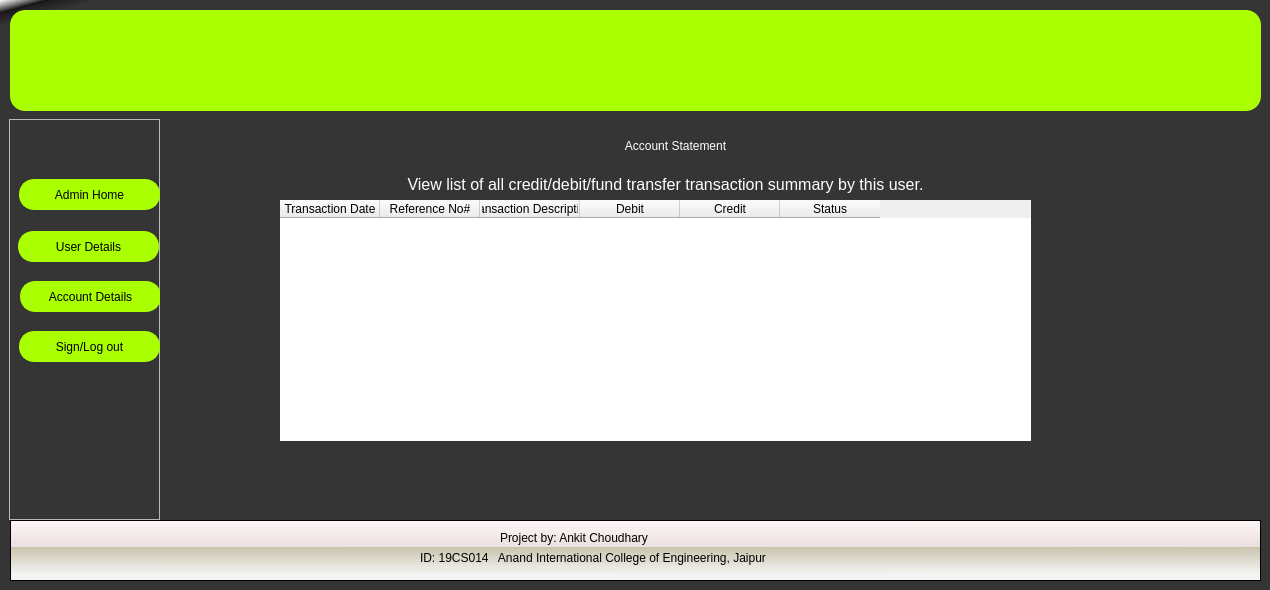
<?xml version="1.0" encoding="UTF-8"?>
<ui version="4.0">
 <class>Account_Statement</class>
 <widget class="QWidget" name="Account_Statement">
  <property name="geometry">
   <rect>
    <x>0</x>
    <y>0</y>
    <width>1270</width>
    <height>590</height>
   </rect>
  </property>
  <property name="minimumSize">
   <size>
    <width>1270</width>
    <height>590</height>
   </size>
  </property>
  <property name="maximumSize">
   <size>
    <width>1270</width>
    <height>590</height>
   </size>
  </property>
  <property name="windowTitle">
   <string>Form</string>
  </property>
  <property name="styleSheet">
   <string notr="true">#Account_Statement{
background-color: qlineargradient(spread:pad, x1:0, y1:0, x2:0.02, y2:0.0340909, stop:0 rgba(255, 255, 255, 255), stop:0.495 rgba(0, 0, 0, 199), stop:0.505 rgba(28, 28, 28, 255), stop:1 rgba(53, 53, 53, 255));
}
#topframe{
background-color: qconicalgradient(cx:0.000472637, cy:0, angle:227.8, stop:0 rgba(30, 0, 255, 255), stop:0.375 rgba(0, 195, 255, 252), stop:0.423533 rgba(37, 0, 255, 255), stop:0.45 rgba(0, 130, 255, 255), stop:0.477581 rgba(0, 56, 255, 252), stop:0.518717 rgba(71, 171, 255, 255), stop:0.542289 rgba(71, 171, 255, 255), stop:0.547264 rgba(68, 134, 249, 255), stop:0.55 rgba(0, 74, 255, 255), stop:0.552239 rgba(21, 93, 243, 255), stop:0.57754 rgba(102, 0, 255, 255), stop:0.625 rgba(0, 185, 255, 247), stop:1 rgba(255, 255, 0, 69));
border:none;
}
#bottomframe{
background-color: qlineargradient(spread:pad, x1:0.025, y1:0.892545, x2:0.0199005, y2:0, stop:0 rgba(244, 244, 244, 255), stop:0.495 rgba(218, 212, 186, 230), stop:0.505 rgba(236, 224, 224, 255), stop:1 rgba(253, 246, 246, 255));
}
QPushButton{
border-radius:15px;
background:#aaff00;
border:2px solid #aaff00;
font: 75 12pt &quot;MS Sans Serif&quot;;
}
#Back_btn{
background:#aaff00;
}
QLineEdit{
border-radius:15px;
border-bottom:3px solid #aaff00;
}
#text{
color:white;
	font: 75 22pt &quot;MS Sans Serif&quot;;
}
#label_3{
color:white;
}
#Account_Information_btn, #Users_Details_btn{
background:none;
border:none;
color:blue;
text-decoration: underline;
}
QTextEdit{
background:#e5fffe;
border-radius:15px;
}</string>
  </property>
  <widget class="QFrame" name="bottomframe">
   <property name="geometry">
    <rect>
     <x>10</x>
     <y>520</y>
     <width>1251</width>
     <height>61</height>
    </rect>
   </property>
   <property name="frameShape">
    <enum>QFrame::StyledPanel</enum>
   </property>
   <property name="frameShadow">
    <enum>QFrame::Raised</enum>
   </property>
   <widget class="QLabel" name="label">
    <property name="geometry">
     <rect>
      <x>490</x>
      <y>10</y>
      <width>171</width>
      <height>16</height>
     </rect>
    </property>
    <property name="text">
     <string>Project by: Ankit Choudhary </string>
    </property>
   </widget>
   <widget class="QLabel" name="label_2">
    <property name="geometry">
     <rect>
      <x>410</x>
      <y>30</y>
      <width>381</width>
      <height>16</height>
     </rect>
    </property>
    <property name="text">
     <string>ID: 19CS014   Anand International College of Engineering, Jaipur</string>
    </property>
   </widget>
  </widget>
  <widget class="QFrame" name="sideframe">
   <property name="geometry">
    <rect>
     <x>9</x>
     <y>119</y>
     <width>151</width>
     <height>401</height>
    </rect>
   </property>
   <property name="frameShape">
    <enum>QFrame::StyledPanel</enum>
   </property>
   <property name="frameShadow">
    <enum>QFrame::Raised</enum>
   </property>
   <widget class="QPushButton" name="Admin_Home_btn">
    <property name="geometry">
     <rect>
      <x>10</x>
      <y>60</y>
      <width>141</width>
      <height>31</height>
     </rect>
    </property>
    <property name="text">
     <string>Admin Home</string>
    </property>
   </widget>
   <widget class="QPushButton" name="User_Details_btn">
    <property name="geometry">
     <rect>
      <x>9</x>
      <y>112</y>
      <width>141</width>
      <height>31</height>
     </rect>
    </property>
    <property name="text">
     <string>User Details</string>
    </property>
   </widget>
   <widget class="QPushButton" name="Account_Details_btn">
    <property name="geometry">
     <rect>
      <x>11</x>
      <y>162</y>
      <width>141</width>
      <height>31</height>
     </rect>
    </property>
    <property name="text">
     <string>Account Details</string>
    </property>
   </widget>
   <widget class="QPushButton" name="Log_out_btn">
    <property name="geometry">
     <rect>
      <x>10</x>
      <y>212</y>
      <width>141</width>
      <height>31</height>
     </rect>
    </property>
    <property name="text">
     <string>Sign/Log out</string>
    </property>
   </widget>
  </widget>
  <widget class="QLabel" name="text">
   <property name="geometry">
    <rect>
     <x>480</x>
     <y>120</y>
     <width>391</width>
     <height>51</height>
    </rect>
   </property>
   <property name="text">
    <string>Account Statement</string>
   </property>
   <property name="alignment">
    <set>Qt::AlignCenter</set>
   </property>
  </widget>
  <widget class="QLabel" name="label_3">
   <property name="geometry">
    <rect>
     <x>260</x>
     <y>169</y>
     <width>811</width>
     <height>31</height>
    </rect>
   </property>
   <property name="font">
    <font>
     <family>MS Sans Serif</family>
     <pointsize>12</pointsize>
    </font>
   </property>
   <property name="text">
    <string>View list of all credit/debit/fund transfer transaction summary by this user.</string>
   </property>
   <property name="alignment">
    <set>Qt::AlignCenter</set>
   </property>
  </widget>
  <widget class="QPushButton" name="topframe">
   <property name="geometry">
    <rect>
     <x>10</x>
     <y>10</y>
     <width>1251</width>
     <height>101</height>
    </rect>
   </property>
   <property name="text">
    <string/>
   </property>
   <property name="icon">
    <iconset>
     <normaloff>Images/Bank-Management-System.png</normaloff>Images/Bank-Management-System.png</iconset>
   </property>
   <property name="iconSize">
    <size>
     <width>1300</width>
     <height>520</height>
    </size>
   </property>
  </widget>
  <widget class="QTableWidget" name="Account_Details_table">
   <property name="geometry">
    <rect>
     <x>280</x>
     <y>200</y>
     <width>751</width>
     <height>241</height>
    </rect>
   </property>
   <property name="frameShape">
    <enum>QFrame::NoFrame</enum>
   </property>
   <property name="frameShadow">
    <enum>QFrame::Raised</enum>
   </property>
   <property name="editTriggers">
    <set>QAbstractItemView::NoEditTriggers</set>
   </property>
   <property name="selectionMode">
    <enum>QAbstractItemView::NoSelection</enum>
   </property>
   <property name="selectionBehavior">
    <enum>QAbstractItemView::SelectRows</enum>
   </property>
   <property name="sortingEnabled">
    <bool>true</bool>
   </property>
   <column>
    <property name="text">
     <string>Transaction Date</string>
    </property>
   </column>
   <column>
    <property name="text">
     <string>Reference No#</string>
    </property>
   </column>
   <column>
    <property name="text">
     <string>Transaction Description</string>
    </property>
   </column>
   <column>
    <property name="text">
     <string>Debit</string>
    </property>
   </column>
   <column>
    <property name="text">
     <string>Credit</string>
    </property>
   </column>
   <column>
    <property name="text">
     <string>Status</string>
    </property>
   </column>
  </widget>
 </widget>
 <resources/>
 <connections/>
</ui>
